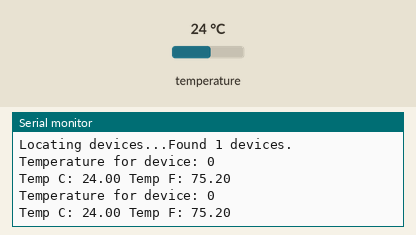
The sketch below on a simulated Arduino Uno, built with avr-gcc and run on an emulated ATmega328P. On the bench: the last lines printed to the serial monitor. The test bench sets the inputs (shaded band); at power-on: temperature 24 °C.

Above: at 7.3 s.
7.4 s: temperature set to 12 °C
At 13.7 s:
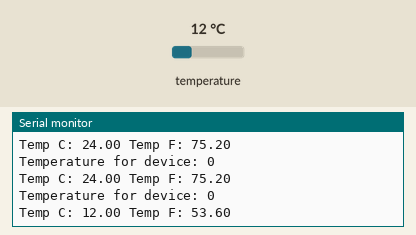
14.1 s: temperature set to 19 °C
At 18.7 s:
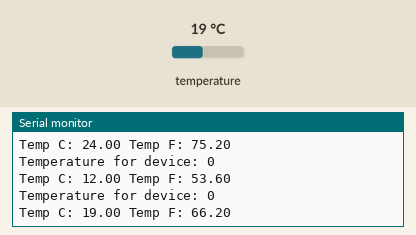
Timing chart, 0 to 20.2 s (numbered marks = the images above; inputs shaded):
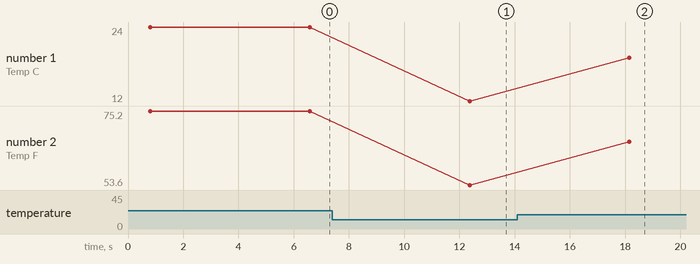

The sketch:

3Temp_test.ino
```cpp
#include <OneWire.h>
#include <DallasTemperature.h>

// change the pin when you use jason's board
#define ONE_WIRE_BUS 5
//#define temp1 28EE0A81E3373CB2
// Setup a oneWire instance to communicate with any OneWire devices (not just Maxim/Dallas temperature ICs)
OneWire oneWire(ONE_WIRE_BUS);

// Pass our oneWire reference to Dallas Temperature.
DallasTemperature sensors(&oneWire);

int numberOfDevices; // Number of temperature devices found

DeviceAddress tempDeviceAddress; // We'll use this variable to store a found device address

DeviceAddress deviceAddresses;
void setup(void) {

  //deviceAddresses[0] = 0x28EE0A81E3373CB2;
  // start serial port
  Serial.begin(9600);

  // Start up the library
  sensors.begin();

  // Grab a count of devices on the wire
  numberOfDevices = sensors.getDeviceCount();

  // locate devices on the bus
  Serial.print("Locating devices...");
  Serial.print("Found ");
  Serial.print(numberOfDevices, DEC);
  Serial.println(" devices.");

  // Loop through each device, print out address
  // for(int i=0;i<numberOfDevices; i++) {
  //   // Search the wire for address
  //   if(sensors.getAddress(tempDeviceAddress, i)) {
  //     Serial.print("Found device ");
  //     Serial.print(i, DEC);
  //     Serial.print(" with address: ");
  //     printAddress(tempDeviceAddress);
  //     Serial.println();
	// 	} else {
	// 	  Serial.print("Found ghost device at ");
	// 	  Serial.print(i, DEC);
	// 	  Serial.print(" but could not detect address. Check power and cabling");
	// 	}
  // }
}

void loop(void) {
  sensors.requestTemperatures(); // Send the command to get temperatures

  // Loop through each device, print out temperature data
  for(int i=0;i<numberOfDevices; i++) {
     // Search the wire for address
     if(sensors.getAddress(tempDeviceAddress, i)){

	 	// Output the device ID
	 	Serial.print("Temperature for device: ");
	 	Serial.println(i,DEC);

     // Print the data
     float tempC = sensors.getTempC(tempDeviceAddress);
     Serial.print("Temp C: ");
     Serial.print(tempC);
     Serial.print(" Temp F: ");
     Serial.println(DallasTemperature::toFahrenheit(tempC)); // Converts tempC to Fahrenheit
     }
   }

//  float tempC = sensors.getTempC(deviceAddresses);
//    Serial.print("Temp C: ");
//    Serial.print(tempC);
//    Serial.print(" Temp F: ");
//    Serial.println(DallasTemperature::toFahrenheit(tempC)); // Converts tempC to Fahrenheit
  delay(5000);
}

// function to print a device address
void printAddress(DeviceAddress deviceAddress) {
  for (uint8_t i = 0; i < 8; i++) {
    if (deviceAddress[i] < 16) Serial.print("0");
      Serial.print(deviceAddress[i], HEX);
  }
}
```

Measured:
- after the input at 7.4 s, the serial monitor: prints a new line after 5.0 s (image 1)
- after the input at 14.1 s, the serial monitor: prints a new line after 4.0 s (image 2)
- plotted number 1: 24 → 12 after the input at 7.4 s, 12 → 19 after the input at 14.1 s
- plotted number 2: 75.2 → 53.6 after the input at 7.4 s, 53.6 → 66.2 after the input at 14.1 s
